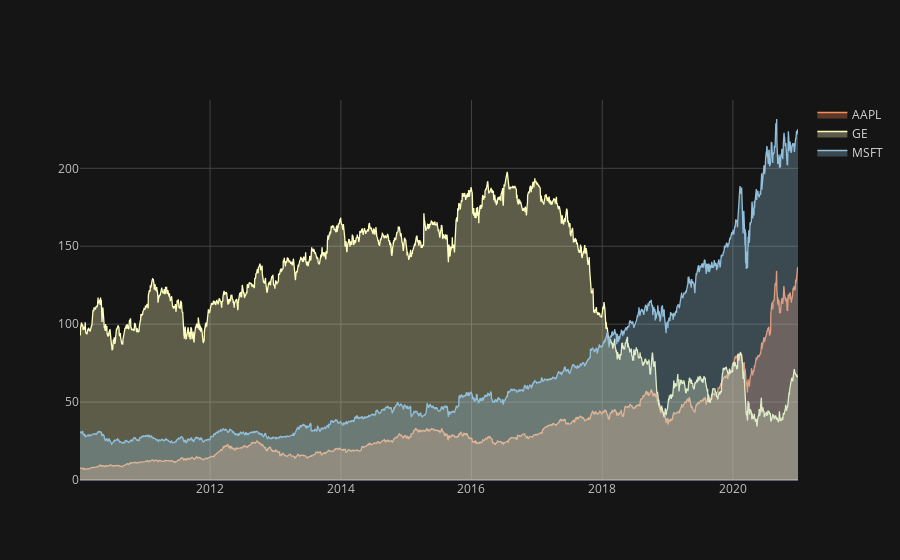

The notebook cell saved with this chart:
### Code cell
df.Close.iplot(fill = True, colorscale= "rdylbu", theme= "solar")

### Figure 1 — Plotly figure (JSON) as saved in the notebook; plotly's stock layout.template omitted (floating-point values rounded to 4 significant figures; data arrays with more than 128 entries replaced by an {"elided": "..."} marker saying what was removed)
{"data": [{"fill": "tozeroy", "fillcolor": "rgba(252, 141, 89, 0.3)", "line": {"color": "rgba(252, 141, 89, 1.0)", "dash": "solid", "shape": "linear", "width": 1.3}, "mode": "lines", "name": "AAPL", "text": "", "type": "scatter", "x": {"elided": "2768 str values"}, "y": {"elided": "2768 float values"}}, {"fill": "tozeroy", "fillcolor": "rgba(255, 255, 191, 0.3)", "line": {"color": "rgba(255, 255, 191, 1.0)", "dash": "solid", "shape": "linear", "width": 1.3}, "mode": "lines", "name": "GE", "text": "", "type": "scatter", "x": {"elided": "2768 str values"}, "y": {"elided": "2768 float values"}}, {"fill": "tozeroy", "fillcolor": "rgba(145, 191, 219, 0.3)", "line": {"color": "rgba(145, 191, 219, 1.0)", "dash": "solid", "shape": "linear", "width": 1.3}, "mode": "lines", "name": "MSFT", "text": "", "type": "scatter", "x": {"elided": "2768 str values"}, "y": {"elided": "2768 float values"}}], "layout": {"legend": {"bgcolor": "#151516", "font": {"color": "#D9D9D9"}}, "paper_bgcolor": "#151516", "plot_bgcolor": "#151516", "title": {"font": {"color": "#D9D9D9"}}, "xaxis": {"gridcolor": "#434343", "showgrid": true, "tickfont": {"color": "#C2C2C2"}, "title": {"font": {"color": "#D9D9D9"}, "text": ""}, "zerolinecolor": "#666570"}, "yaxis": {"gridcolor": "#434343", "showgrid": true, "tickfont": {"color": "#C2C2C2"}, "title": {"font": {"color": "#D9D9D9"}, "text": ""}, "zerolinecolor": "#666570"}}}
